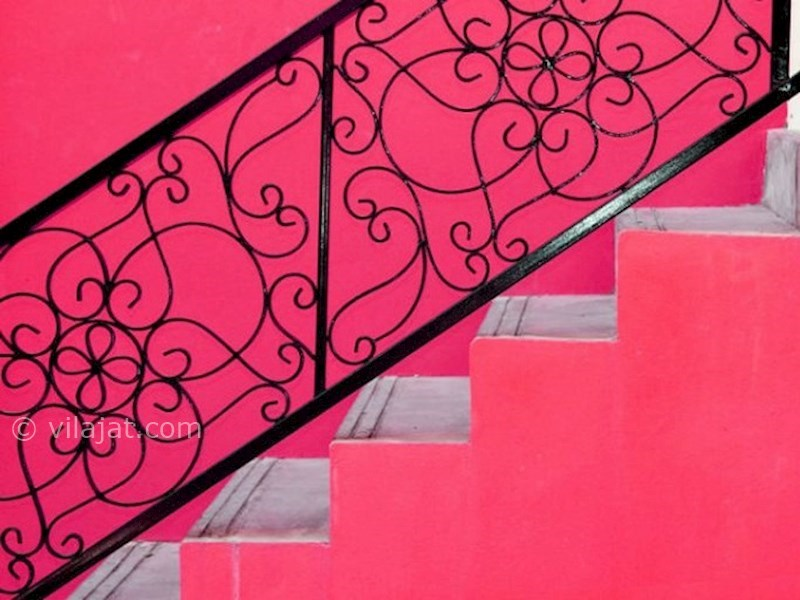
#> input picture image.jpg, 800 x 600 px
$ python main.py   (older library calls are emulated)
#> lines starting #> are read from the running program, lines starting #| are printed output that depends on the picture
import cv2
import numpy as np
import matplotlib.pyplot as plt


def smoothing(img):
    '''
    perform image smoothing using gaussian filter

    inputs :
    img (ndarray): input Grayscale image

    outputs :
    output (ndarray) : smoothed image
    '''
    output = img.copy()
    output = cv2.GaussianBlur(img, (7, 7), 0)
    return output


def comput_gradient(img):
    '''
    compute image gradiend magnitude and angle using sobel filter

    inputs :
    img (ndarray): input Grayscale image

    outputs :
    mag (ndarray) : gradient magnitude
    angle (ndarray) : gradient angle
    '''

    mag = np.zeros_like(img)
    angle = np.zeros_like(img)

    gx = cv2.Sobel(img, ddepth=cv2.CV_64F, dx=1, dy=0)
    gy = cv2.Sobel(img, ddepth=cv2.CV_64F, dx=0, dy=1)

    mag[:, :] = np.sqrt(gx**2 + gy**2)
    angle[:, :] = np.arctan2(gy, gx)

    return mag, angle


def NMS(mag, angle):
    '''
    perform non-maximum suppression

    inputs :
    mag (ndarray) : gradient magnitude
    angle (ndarray) : gradient angle

    outputs :
    output (ndarray) : one-pixel width edges
    '''
    output = mag.copy()

    map_matrix = np.zeros((mag.shape[0], mag.shape[1], 2))
    map_matrix[(angle >= 0) & (angle < 22.5)] = (0, 1)
    map_matrix[(angle >= 22.5) & (angle < 67.5)] = (-1, 1)
    map_matrix[(angle >= 67.5) & (angle < 112.5)] = (-1, 0)
    map_matrix[(angle >= 112.5) & (angle < 157.5)] = (-1, -1)
    map_matrix[(angle >= 157.5) & (angle < 202.5)] = (0, 1)
    map_matrix[(angle >= 202.5) & (angle < 247.5)] = (-1, 1)
    map_matrix[(angle >= 247.5) & (angle < 292.5)] = (-1, 0)
    map_matrix[(angle >= 292.5) & (angle < 337.5)] = (-1, -1)
    map_matrix[(angle >= 337.5) & (angle < 360)] = (0, 1)

    for i in range(mag.shape[0]):
        for j in range(mag.shape[1]):
            if output[i][j] == 0:
                continue

            m, n = ((i, j) + map_matrix[i][j]).astype(int)
            if not (m < 0 or m > mag.shape[0]-1 or n < 0 or n > mag.shape[1]-1):
                if output[i][j] < output[m][n]:
                    output[i][j] = 0
                    continue

            m, n = ((i, j) + map_matrix[i][j] * -1).astype(int)
            if not (m < 0 or m > mag.shape[0]-1 or n < 0 or n > mag.shape[1]-1):
                if output[i][j] < output[m][n]:
                    output[i][j] = 0
                    continue

    return output


def hysteresis_threshold(edges, min_th, max_th):
    '''
    perform two-steps threshold

    inputs :
    edges (ndarray) : edges of image
    min_th (int) : weak threshold
    max_th (int) : strong threshold

    outputs :
    output (ndarray) : final edge image
    '''
    output = edges.copy()
    output[ output < min_th] = 0
    output[(output >= min_th) & (output < max_th)] = 0.5
    output[output >= max_th] = 1

    for i in range(edges.shape[0]):
        for j in range(edges.shape[1]):
            if output[i][j] == 0 or output[i][j] == 0.5:
                continue

            buffer = list()
            buffer.append((i, j))

            while len(buffer) > 0:
                for b in buffer:
                    output[b[0]][b[1]] = 1
                    buffer.remove(b)
                    for m in range(-1, 2):
                        for n in range(-1, 2):
                            w = b[0] + m
                            q = b[1] + n
                            if not (w < 0 or w > edges.shape[0]-1 or q < 0 or q > edges.shape[1]-1):
                                if output[w][q] == 0.5:
                                    buffer.append((w, q))

    output[output < 1] = 0
    output[output == 1] = 255

    return output


def canny(img, min_th=40, max_th=200):
    """
    Perform Canny edge detector

    inputs:
    img (ndarray): input Grayscale image
    min_th (int) : weak threshold
    max_th (int) : strong threshold

    outputs:
    final_edges (ndarray): edges
    """
    smooth_img = smoothing(img)
    mag, angle = comput_gradient(smooth_img)
    edges = NMS(mag, angle)
    final_edges = hysteresis_threshold(edges, min_th, max_th)
    return final_edges


if __name__ == "__main__":
    img = cv2.imread('image.jpg')
#> img is the input picture: shape (600, 800, 3); mean B, G, R 101.6, 62.3, 211.2
    img = cv2.cvtColor(img, cv2.COLOR_BGR2RGB)
    image_g = cv2.cvtColor(img, cv2.COLOR_RGB2GRAY)
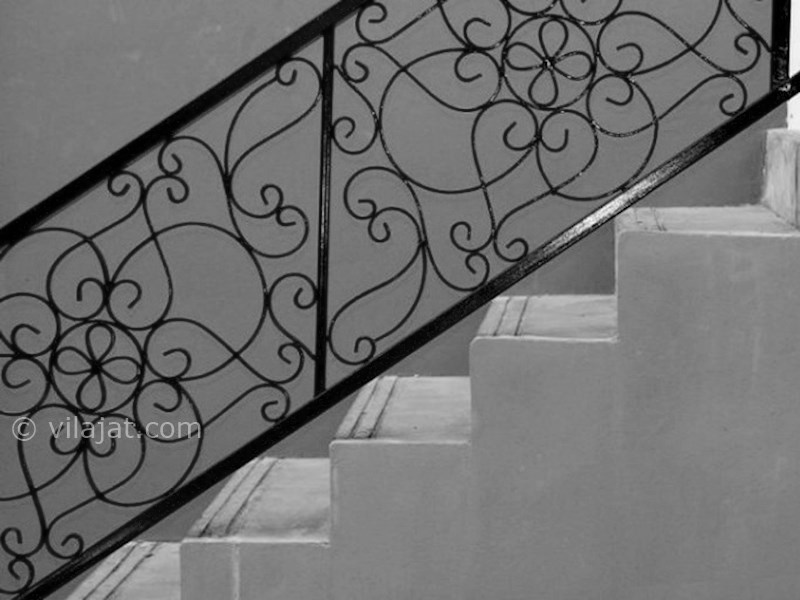
#> image_g: shape (600, 800); min 0, max 251, mean 111.3
    min_th, maxt_th = 40, 125
    edges = canny(image_g, min_th, maxt_th)
#> in comput_gradient, `gx = cv2.Sobel(img, ddepth=cv2.CV_64F, dx=1, dy=0)`:
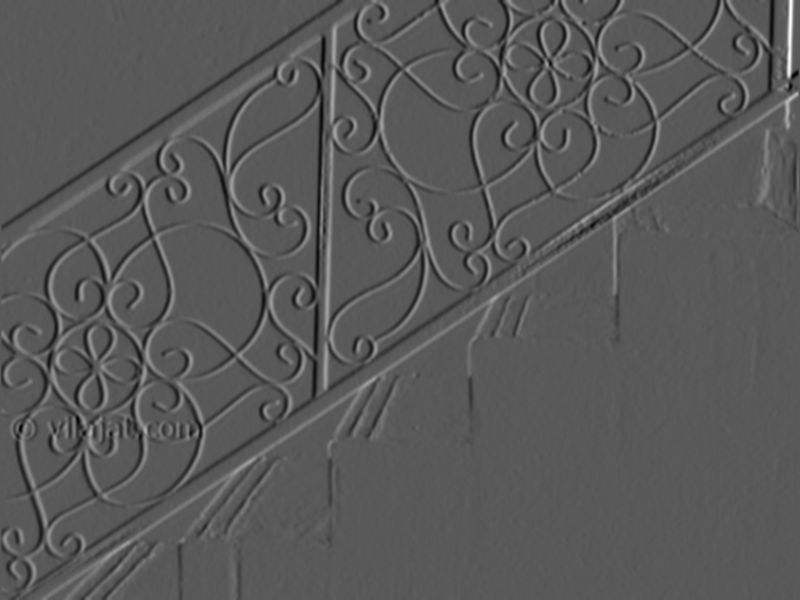
#> gx: shape (600, 800) float64; min -246, max 458, mean 0.5; drawn with min black and max white
#> in comput_gradient, `gy = cv2.Sobel(img, ddepth=cv2.CV_64F, dx=0, dy=1)`:
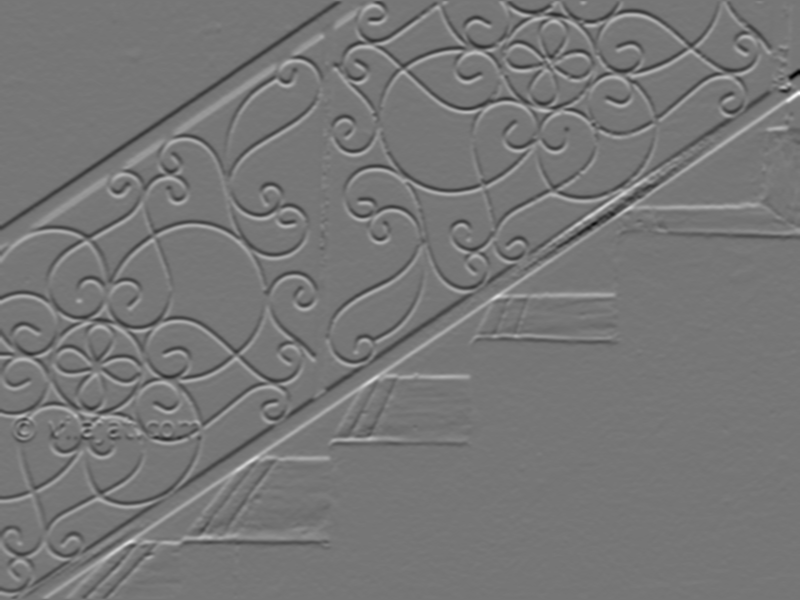
#> gy: shape (600, 800) float64; min -346, max 396, mean 0.1; drawn with min black and max white
#> in comput_gradient, `mag[:, :] = np.sqrt(gx**2 + gy**2)`:
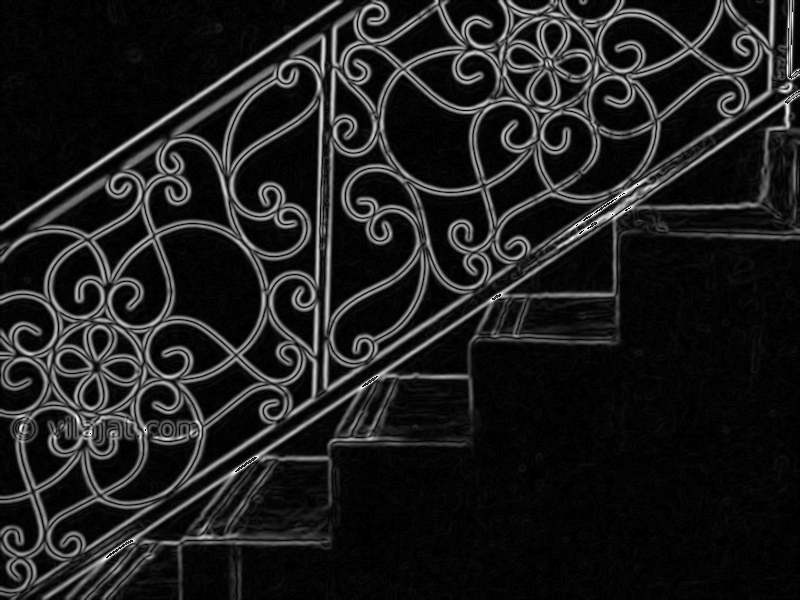
#> mag: shape (600, 800); min 0, max 255, mean 30.2
#> in comput_gradient, `angle[:, :] = np.arctan2(gy, gx)`:
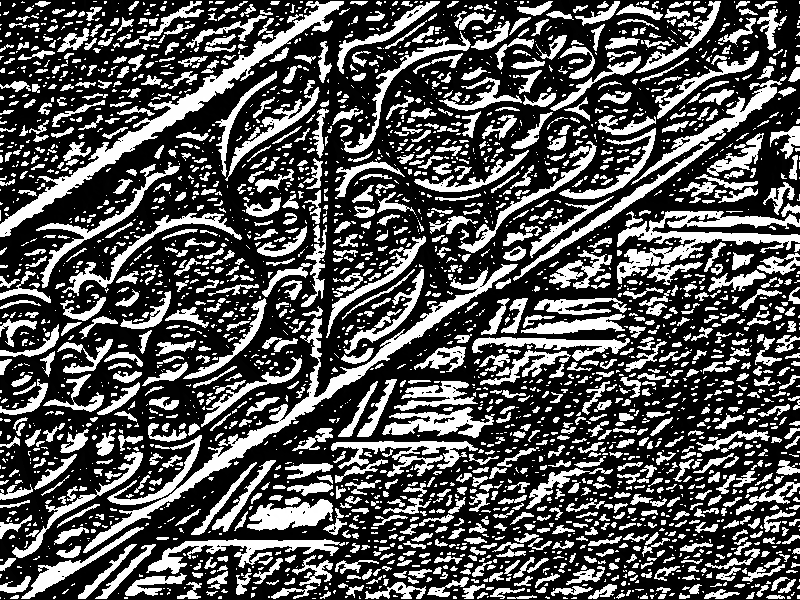
#> angle: shape (600, 800); min 0, max 255, mean 85.4
#> after the loop in NMS, `for i in range(mag.shape[0]):`:
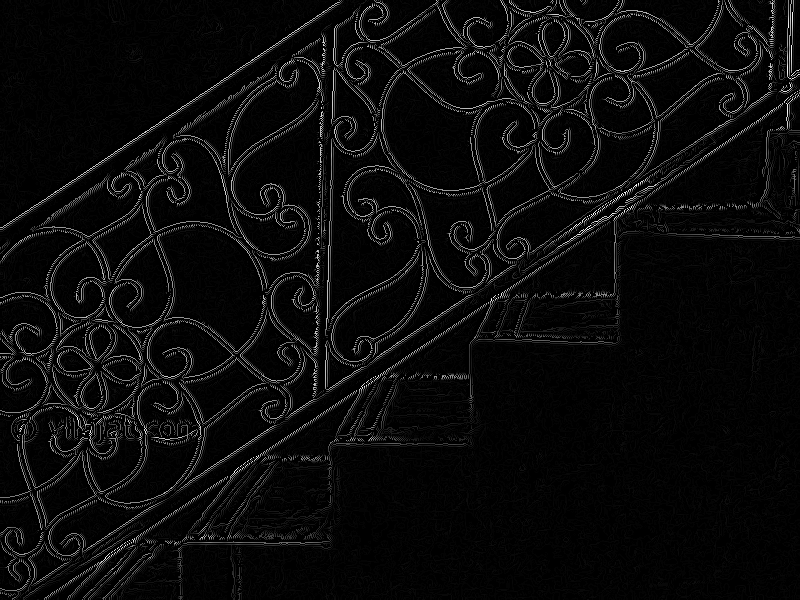
#> output: shape (600, 800); min 0, max 255, mean 11.2
#> in hysteresis_threshold, `output[output == 1] = 255`:
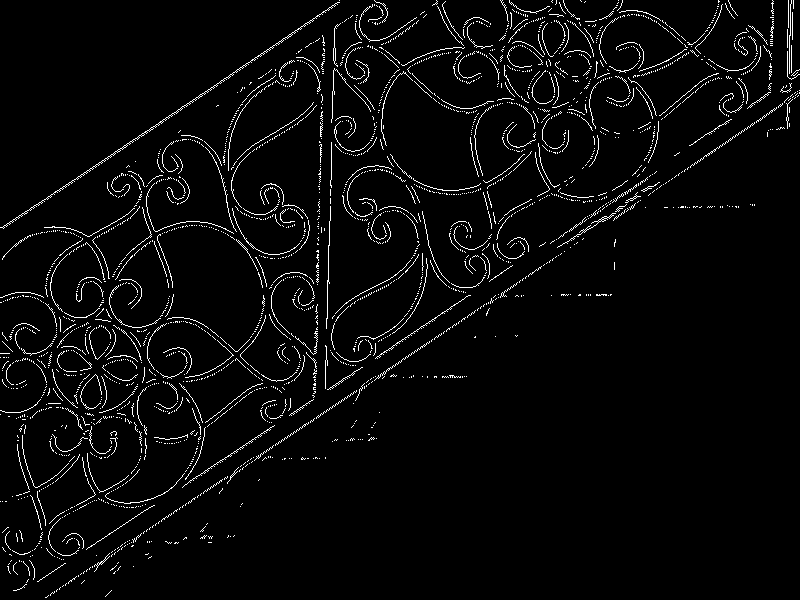
#> output: shape (600, 800); 3.6% white in thin lines or dots
    plt.figure(figsize=(5, 5))
    plt.imshow(img)
    plt.axis('off')
    plt.title('input image')
    plt.figure(figsize=(5, 5))
    plt.imshow(edges, cmap='gray')
    plt.axis('off')
    plt.title('Canny')
    plt.show()
